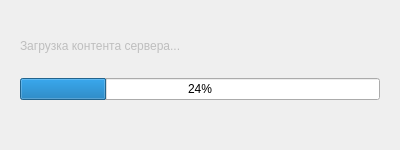
<?xml version="1.0" encoding="UTF-8"?>
<ui version="4.0">
 <class>ServerContentDownloadDialog</class>
 <widget class="QDialog" name="ServerContentDownloadDialog">
  <property name="geometry">
   <rect>
    <x>0</x>
    <y>0</y>
    <width>400</width>
    <height>150</height>
   </rect>
  </property>
  <property name="minimumSize">
   <size>
    <width>400</width>
    <height>150</height>
   </size>
  </property>
  <property name="maximumSize">
   <size>
    <width>400</width>
    <height>150</height>
   </size>
  </property>
  <property name="windowTitle">
   <string>Загрузка контента сервера</string>
  </property>
  <widget class="QWidget" name="verticalLayoutWidget">
   <property name="geometry">
    <rect>
     <x>20</x>
     <y>20</y>
     <width>360</width>
     <height>80</height>
    </rect>
   </property>
   <layout class="QVBoxLayout" name="verticalLayout">
    <item>
     <widget class="QLabel" name="label">
      <property name="enabled">
       <bool>false</bool>
      </property>
      <property name="text">
       <string>Загрузка контента сервера...</string>
      </property>
     </widget>
    </item>
    <item>
     <widget class="QProgressBar" name="progressBar">
      <property name="value">
       <number>24</number>
      </property>
     </widget>
    </item>
   </layout>
  </widget>
 </widget>
 <resources/>
 <connections/>
</ui>
